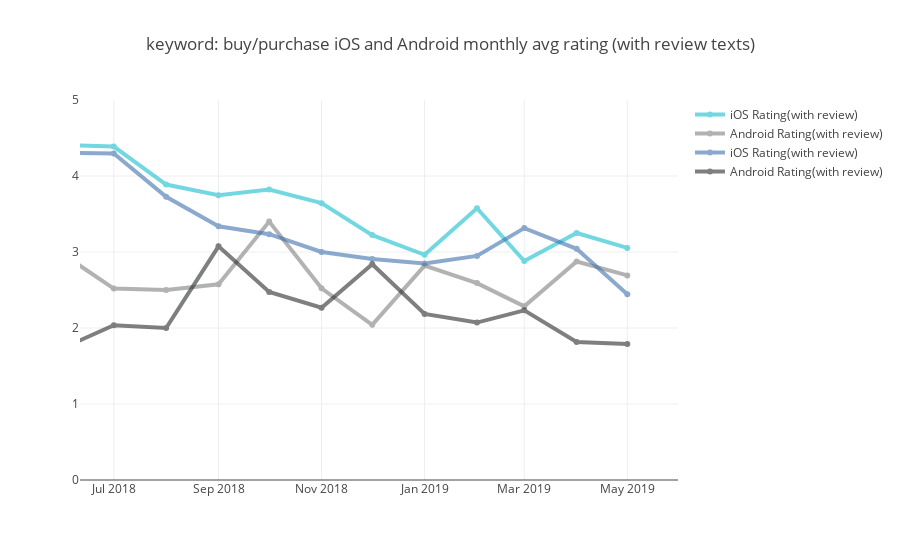

The notebook cell saved with this chart:
### Code cell
#show change

kw = "buy"
kw1 = "purchase"

as_kw_to_review_sub= ios_kw_rating[ios_kw_rating["keyword"] == kw].sort_values("month_start",ascending=False)
gp_kw_to_review_sub = android_kw_rating[android_kw_rating["keyword"] == kw].sort_values("month_start",ascending=False)

as_kw_to_review_sub1= ios_kw_rating[ios_kw_rating["keyword"] == kw1].sort_values("month_start",ascending=False)
gp_kw_to_review_sub1 = android_kw_rating[android_kw_rating["keyword"] == kw1].sort_values("month_start",ascending=False)


# monthly trend
trace_ios = go.Scatter(
                x=as_kw_to_review_sub.month_start,
                y=as_kw_to_review_sub["Rating"],
                name = "iOS Rating(with review)",
                line = dict(color = '#17BECF', width = 4),
                opacity = 0.6)

trace_ios1 = go.Scatter(
                x=as_kw_to_review_sub1.month_start,
                y=as_kw_to_review_sub1["Rating"],
                name = "iOS Rating(with review)",
                line = dict(color = '#3F71AD', width = 4),
                opacity = 0.6)

trace_android = go.Scatter(
                x=gp_kw_to_review_sub.month_start,
                y=gp_kw_to_review_sub["Rating"],
                name = "Android Rating(with review)",
                line = dict(color = '#7F7F7F', width = 4),
                opacity = 0.6)
trace_android1 = go.Scatter(
                x=gp_kw_to_review_sub1.month_start,
                y=gp_kw_to_review_sub1["Rating"],
                name = "Android Rating(with review)",
                line = dict(color = '#2A2B2C', width = 4),
                opacity = 0.6)

data = [trace_ios,trace_android, trace_ios1,trace_android1]

layout = dict(
    title = "keyword: " + kw + "/" + kw1 + " " +"iOS and Android monthly avg rating (with review texts)",
    xaxis = dict(
        range = ['2018-06-11','2019-05-31']),
    yaxis = dict(range = [0,5])
)

fig = dict(data=data, layout=layout)
py.iplot(fig, filename = "Manually Set Range")

### Figure 1 — Plotly figure (JSON) as saved in the notebook; plotly's stock layout.template omitted (floating-point values rounded to 4 significant figures)
{"data": [{"line": {"color": "#17BECF", "width": 4}, "name": "iOS Rating(with review)", "opacity": 0.6, "type": "scatter", "uid": "3c8f7fd8-2bd6-4753-937b-4ec6655f0533", "x": ["2019-05-01", "2019-04-01", "2019-03-01", "2019-02-01", "2019-01-01", "2018-12-01", "2018-11-01", "2018-10-01", "2018-09-01", "2018-08-01", "2018-07-01", "2018-06-01", "2018-05-01"], "y": [3.054, 3.25, 2.881, 3.576, 2.963, 3.222, 3.643, 3.821, 3.746, 3.887, 4.387, 4.409, 3.353]}, {"line": {"color": "#7F7F7F", "width": 4}, "name": "Android Rating(with review)", "opacity": 0.6, "type": "scatter", "uid": "6afd4be1-117b-4197-a245-d8346e02f576", "x": ["2019-05-01", "2019-04-01", "2019-03-01", "2019-02-01", "2019-01-01", "2018-12-01", "2018-11-01", "2018-10-01", "2018-09-01", "2018-08-01", "2018-07-01", "2018-06-01", "2018-05-01"], "y": [2.692, 2.875, 2.286, 2.591, 2.821, 2.042, 2.522, 3.4, 2.576, 2.5, 2.519, 2.97, 1.692]}, {"line": {"color": "#3F71AD", "width": 4}, "name": "iOS Rating(with review)", "opacity": 0.6, "type": "scatter", "uid": "42d7403c-793c-4291-977b-9ac4fae36d57", "x": ["2019-05-01", "2019-04-01", "2019-03-01", "2019-02-01", "2019-01-01", "2018-12-01", "2018-11-01", "2018-10-01", "2018-09-01", "2018-08-01", "2018-07-01", "2018-06-01", "2018-05-01"], "y": [2.444, 3.042, 3.314, 2.949, 2.848, 2.909, 3, 3.234, 3.338, 3.726, 4.296, 4.307, 2.706]}, {"line": {"color": "#2A2B2C", "width": 4}, "name": "Android Rating(with review)", "opacity": 0.6, "type": "scatter", "uid": "a88cf860-3d6b-42ba-a940-8a53ed553391", "x": ["2019-05-01", "2019-04-01", "2019-03-01", "2019-02-01", "2019-01-01", "2018-12-01", "2018-11-01", "2018-10-01", "2018-09-01", "2018-08-01", "2018-07-01", "2018-06-01", "2018-05-01"], "y": [1.789, 1.815, 2.233, 2.071, 2.185, 2.839, 2.267, 2.474, 3.074, 2, 2.036, 1.739, 2]}], "layout": {"title": {"text": "keyword: buy/purchase iOS and Android monthly avg rating (with review texts)"}, "xaxis": {"range": ["2018-06-11", "2019-05-31"]}, "yaxis": {"range": [0, 5]}}}
